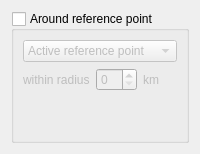
        <widget class="QWidget" name="tab_6">
         <attribute name="title">
          <string>Position</string>
         </attribute>
         <layout class="QGridLayout" name="gridLayout_4">
          <item row="0" column="0">
           <widget class="QGroupBox" name="referencePoint">
            <property name="title">
             <string>Around reference point</string>
            </property>
            <property name="checkable">
             <bool>true</bool>
            </property>
            <property name="checked">
             <bool>false</bool>
            </property>
            <layout class="QVBoxLayout" name="verticalLayout_14">
             <item>
              <widget class="QComboBox" name="refPointSelect">
               <item>
                <property name="text">
                 <string>Active reference point</string>
                </property>
               </item>
              </widget>
             </item>
             <item>
              <widget class="QWidget" name="widget_12" native="true">
               <property name="sizePolicy">
                <sizepolicy hsizetype="Maximum" vsizetype="Preferred">
                 <horstretch>0</horstretch>
                 <verstretch>0</verstretch>
                </sizepolicy>
               </property>
               <layout class="QHBoxLayout" name="horizontalLayout_17">
                <property name="margin">
                 <number>0</number>
                </property>
                <item>
                 <widget class="QLabel" name="label_17">
                  <property name="sizePolicy">
                   <sizepolicy hsizetype="Maximum" vsizetype="Preferred">
                    <horstretch>0</horstretch>
                    <verstretch>0</verstretch>
                   </sizepolicy>
                  </property>
                  <property name="text">
                   <string>within radius</string>
                  </property>
                 </widget>
                </item>
                <item>
                 <widget class="QSpinBox" name="refPointDistance"/>
                </item>
                <item>
                 <widget class="QLabel" name="label_18">
                  <property name="sizePolicy">
                   <sizepolicy hsizetype="Maximum" vsizetype="Preferred">
                    <horstretch>0</horstretch>
                    <verstretch>0</verstretch>
                   </sizepolicy>
                  </property>
                  <property name="text">
                   <string>km</string>
                  </property>
                 </widget>
                </item>
               </layout>
              </widget>
             </item>
             <item>
              <spacer name="verticalSpacer_8">
               <property name="orientation">
                <enum>Qt::Vertical</enum>
               </property>
               <property name="sizeHint" stdset="0">
                <size>
                 <width>20</width>
                 <height>40</height>
                </size>
               </property>
              </spacer>
             </item>
            </layout>
           </widget>
          </item>
         </layout>
        </widget>
